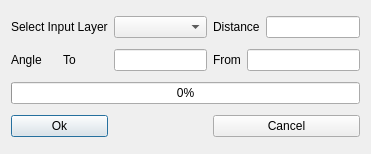
<?xml version="1.0" encoding="UTF-8"?>
<ui version="4.0">
 <class>AutoSolveSharpAngleDialogBase</class>
 <widget class="QDialog" name="AutoSolveSharpAngleDialogBase">
  <property name="geometry">
   <rect>
    <x>0</x>
    <y>0</y>
    <width>371</width>
    <height>154</height>
   </rect>
  </property>
  <property name="windowTitle">
   <string>Auto Solve Sharp Angle</string>
  </property>
  <layout class="QGridLayout" name="gridLayout">
   <item row="0" column="0" colspan="2">
    <widget class="QLabel" name="label">
     <property name="text">
      <string>Select Input Layer</string>
     </property>
    </widget>
   </item>
   <item row="0" column="2">
    <widget class="QComboBox" name="comboBox"/>
   </item>
   <item row="0" column="3" colspan="2">
    <widget class="QLabel" name="label_5">
     <property name="text">
      <string>Distance</string>
     </property>
    </widget>
   </item>
   <item row="0" column="5">
    <widget class="QLineEdit" name="lineEdit_3"/>
   </item>
   <item row="1" column="0">
    <widget class="QLabel" name="label_2">
     <property name="text">
      <string>Angle</string>
     </property>
    </widget>
   </item>
   <item row="1" column="1">
    <widget class="QLabel" name="label_3">
     <property name="text">
      <string>To</string>
     </property>
    </widget>
   </item>
   <item row="1" column="2">
    <widget class="QLineEdit" name="lineEdit"/>
   </item>
   <item row="1" column="3">
    <widget class="QLabel" name="label_4">
     <property name="text">
      <string>From</string>
     </property>
    </widget>
   </item>
   <item row="1" column="4" colspan="2">
    <widget class="QLineEdit" name="lineEdit_2"/>
   </item>
   <item row="2" column="0" colspan="6">
    <widget class="QProgressBar" name="progressBar">
     <property name="value">
      <number>0</number>
     </property>
    </widget>
   </item>
   <item row="3" column="0" colspan="2">
    <widget class="QPushButton" name="Ok">
     <property name="text">
      <string>Ok</string>
     </property>
    </widget>
   </item>
   <item row="3" column="3" colspan="3">
    <widget class="QPushButton" name="Cancel">
     <property name="text">
      <string>Cancel</string>
     </property>
    </widget>
   </item>
  </layout>
 </widget>
 <resources/>
 <connections/>
</ui>
